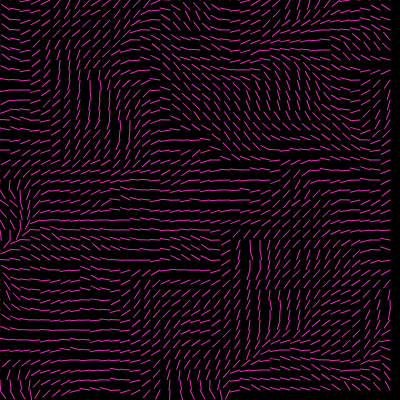
Frame 1 (no input)
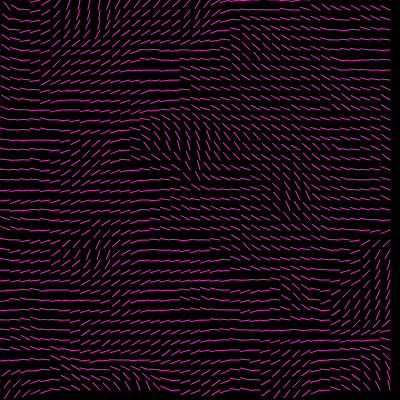
Frame 60 (no input)
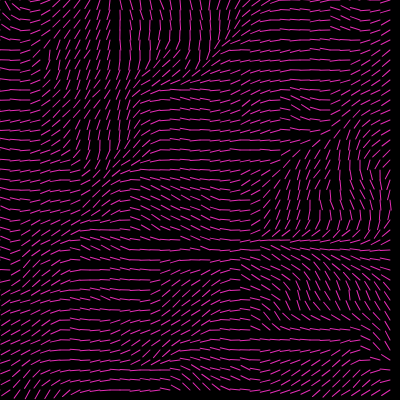
Frame 120 (the mouse pressed at the canvas centre since frame 60)

The p5.js sketch that drew these frames (run headless with seeded random() and noise() and a simulated clock; from frame 60 on, the mouse is pressed at the canvas centre):

// p5.js sketch
// ── sketch.js
let inc = 0.1 //increment
let scl = 10; //scale
let cols, rows;

let offZ = 0;


function setup() {
  createCanvas(400, 400);
 

  cols = floor(width/scl);
  rows = floor(height/scl);
}

function draw() {
  background(0);
  let offY = 0;
  for (let y = 0; y < rows; y++){
    let offX = 0;
    for (let x = 0; x < cols; x++) {
      let index = (x + y * width) * 4;
      let r = noise(offX, offY) * 255;
      let angle = noise(offX, offY, offZ) * TWO_PI;
      let v = p5.Vector.fromAngle(angle);
      offX += inc;
      stroke(" #e32cb5");
      push();
      translate(x * scl, y * scl);
      rotate(v.heading());
      line(0, 0, scl, 0);
      
      pop();
    }
    offY += inc;
    offZ += 0.001;
  }
}
